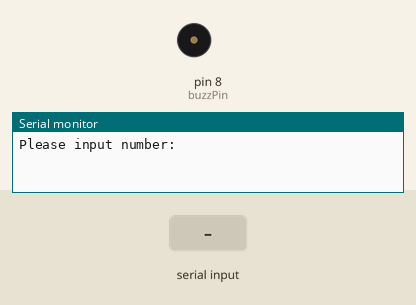
Recording of a sketch running on a simulated Arduino Uno, built with avr-gcc and run on an emulated ATmega328P. On the bench: buzzer (waves = sounding, pin HIGH), the last lines printed to the serial monitor. The inputs (shaded band) are chosen by the test bench.

Above: at 1.2 s.
1.3 s: "90,45\n" received over Serial
At 2.5 s:
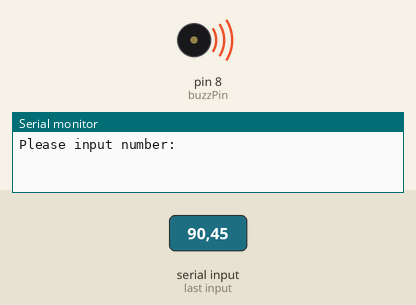
4.3 s: "30,150\n" received over Serial
At 9.8 s:
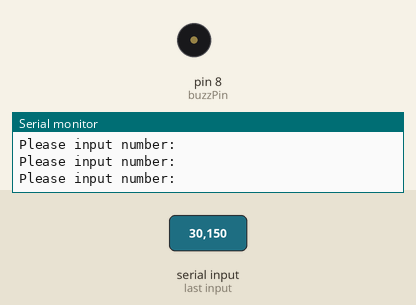
Timing chart, 0 to 11.3 s (numbered marks = the images above; inputs shaded):
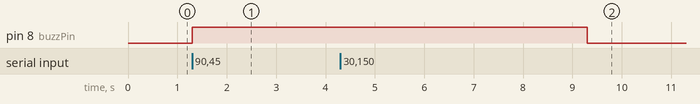

The sketch:

22-understanding_buzzers.ino
```cpp
int number;
int buzzPin = 8;
String message = "Please input number:";

void setup() {
  // put your setup code here, to run once:
  pinMode(buzzPin, OUTPUT);
  Serial.begin(9600);
}

void loop() {
  // put your main code here, to run repeatedly:
  Serial.println(message);
  while (Serial.available() == 0) { }
  number = Serial.parseInt();

  if (number > 10) {
    digitalWrite(buzzPin, HIGH);
    delay(2000);
    digitalWrite(buzzPin, LOW);
  }
}
```

Measured:
- after the input at 1.3 s, pin 8 (buzzPin): LOW → HIGH at once
- after the input at 4.3 s, pin 8 (buzzPin): HIGH → LOW after 5.0 s instead of 1.0 s
